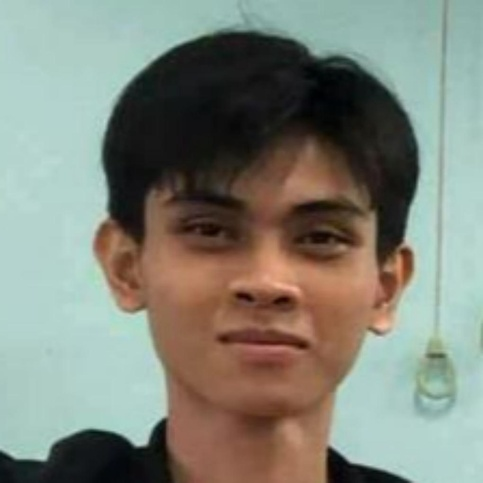
#> input picture week01/Buoi1/Anh/chupchungvoiae1.jpg, 483 x 483 px, shrunk from 1020 x 1020 before the run
$ jupyter execute --allow-errors homework1.ipynb
#> lines starting #> are read from the running program, lines starting #| are printed output that depends on the picture; long printed decimals are rounded
#> `tmp = np.array(Image.open("Anh/" + str(x)).convert("L"), dtype = float)`:
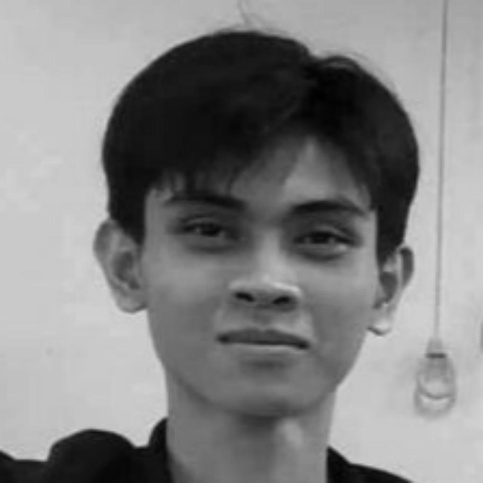
#> tmp: shape (483, 483) float64; min 1, max 213, mean 130.8
#> pass 2 of the loop `for x in data:`:
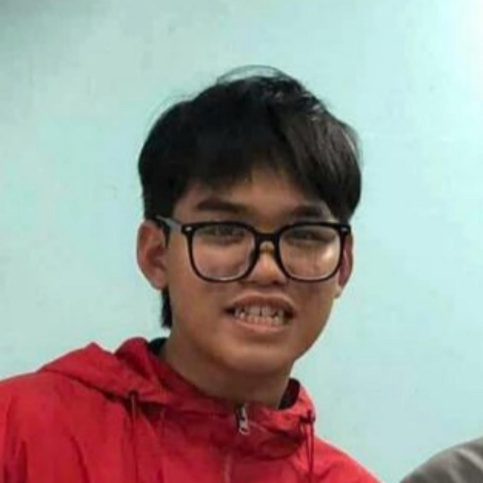
#> input picture week01/Buoi1/Anh/chupchungvoiae2.jpg, 483 x 483 px, shrunk from 1020 x 1020 before the run
#> `tmp = np.array(Image.open("Anh/" + str(x)).convert("L"), dtype = float)`:
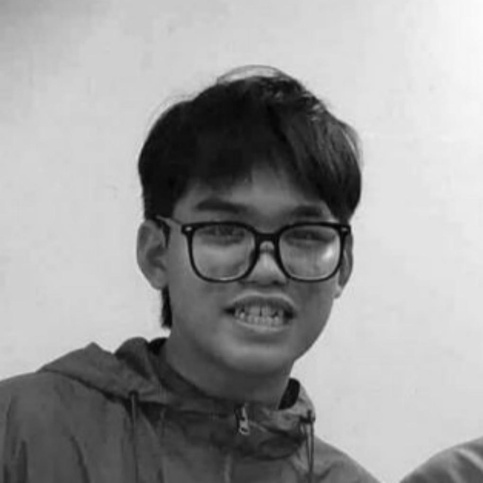
#> tmp: shape (483, 483) float64; min 2, max 252, mean 153.1
#> pass 3 of the loop `for x in data:`:
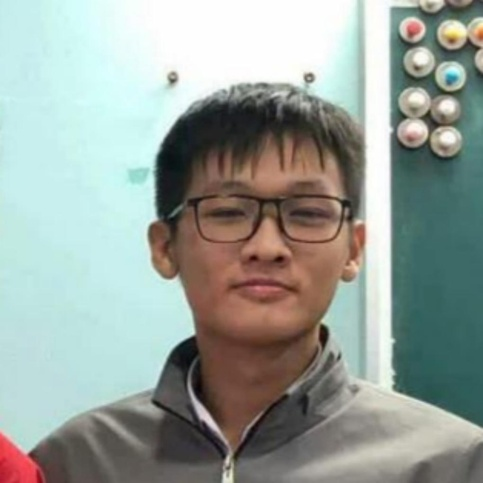
#> input picture week01/Buoi1/Anh/chupchungvoiae3.jpg, 483 x 483 px, shrunk from 1020 x 1020 before the run
#> `tmp = np.array(Image.open("Anh/" + str(x)).convert("L"), dtype = float)`:
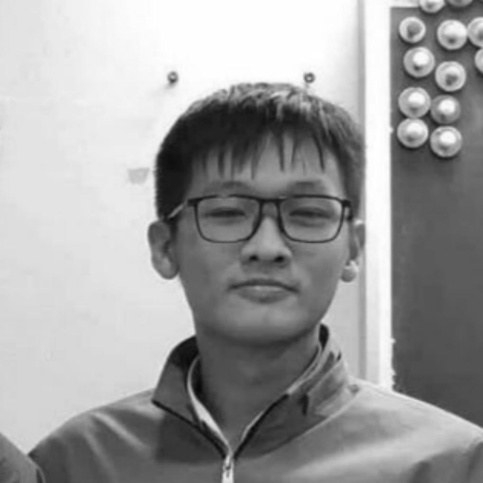
#> tmp: shape (483, 483) float64; min 5, max 255, mean 158.1
[cell 1]
import numpy as np
import matplotlib.pyplot as plt
from PIL import Image

Task 1

[cell 2]
data = [
    "chupchungvoiae1.jpg",
    "chupchungvoiae2.jpg",
    "chupchungvoiae3.jpg",
    "chupchungvoiae4.jpg",
    "chupchungvoiae5.jpg",
    "chupchungvoiae6.jpg",
    "chupchungvoiae7.jpg",
    "chupchungvoiae8.jpg"
]

Task 1.1

[cell 3]
X = []
m = len(data)
#> (the rest of this cell did not finish here and is left out)

Ở đây các ảnh đã được đồng nhất về kích thước 1020 x 1020

Khi chạy chương trình, ảnh được mã hóa thành mảng 1 chiều kích thước 1020 x 1020 = 104040, tương ứng với việc lưu giá trị của 1040400 pixel của ảnh

Hàng của ma trận X đại diện cho thông tin đã được mã hóa của 1 ảnh (có 8 hàng tương ứng 8 ảnh)

Cột của ma trận X đại diện cho dữ liệu tại vị trí pixel đó (đã được duỗi phẳng đưa về mảng 1 chiều) (có 1040400 cột tương ứng 1040400 pixel)

Task 1.2

#> (a cell that did not finish here is left out)

Task 1.3

[cell 5]
def cosine_similarity(X, Y = None):
    if Y is None:
        return X
    X = X/np.linalg.norm(X, axis = 1, keepdims = True)
    Y = Y/np.linalg.norm(Y)
    return X @ Y.T

Task 1.4

[cell 6]
def search(query, top_k = 3):
    sims = cosine_similarity(X, query)
    idx = np.argsort(sims)[::-1][:top_k]
    return [("chupchungvoiae" + str(i + 1), round(float(sims[i]), 3)) for i in idx]

Task 1.4

#> (a cell that did not finish here is left out)

#> (a cell that did not finish here is left out)

Task 1.5:
Nhận xét:
- Ảnh query với ảnh chupchungvoiae5 là giống nhau nhất, kết quả khớp với trực giác
- Ảnh query với ảnh chupchungvoiae2 là khác nhau nhất, kết quả khớp với trực giác

Task 2

Task 2.1

[cell 9]
T = np.array([
    [1, 1],
    [1, 2],
    [-1, -3],
    [-3, -4],
    [4, -2],
    [3, 4],
    [4, 2]
])
#> T = [[1, 1], [1, 2], [-1, -3], [-3, -4], [4, -2], [3, 4], [4, 2]]
#| [[ 1  1]
#|  [ 1  2]
#|  [-1 -3]
#|  [-3 -4]
#|  [ 4 -2]
#|  [ 3  4]
#|  [ 4  2]]

[cell 10]
def quay(T, theta):
    R = np.array([[np.cos(theta), - np.sin(theta)],[np.sin(theta), np.cos(theta)]])
    return T @ R

[cell 11]
def cogian(T, k):
    if k == 0:
        return T
    S = np.array([[k, 0], [0, k]])
    return T @ S

[cell 12]
def ve(T):
    plt.scatter(T[:, 0], T[:, 1])
    plt.axhline(y = 0)
    plt.axvline(x = 0)
    plt.xlabel("x")
    plt.ylabel("y")
    plt.grid(True)
    plt.axis("equal")
    plt.show()
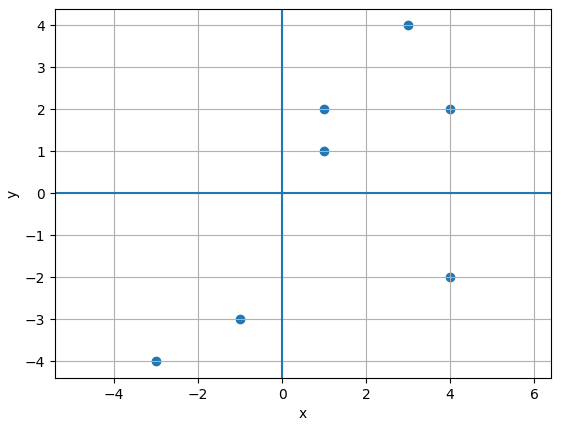
#> figure drawn by matplotlib, 1 panel

[cell 13]
print("Trước khi thực hiện các phép biến đổi:")
print(T)
ve(T)
T_r = quay(T, 30)
#> T_r = [[-0.834, 1.14], [-1.82, 1.3], [2.81, -1.45], [3.49, -3.58], [2.59, 3.64], [-3.49, 3.58], [-1.36, 4.26]]
print("Sau khi thực hiện phép quay:")
print(T_r)
#| [[-0.8338  1.142]
#|  [-1.822   1.297]
#|  [ 2.810 -1.451]
#|  [ 3.489 -3.581]
#|  [ 2.593  3.644 ]
#|  [-3.489  3.581]
#|  [-1.359  4.261 ]]
ve(T_r)
#> in ve (call 2), `plt.show()`:
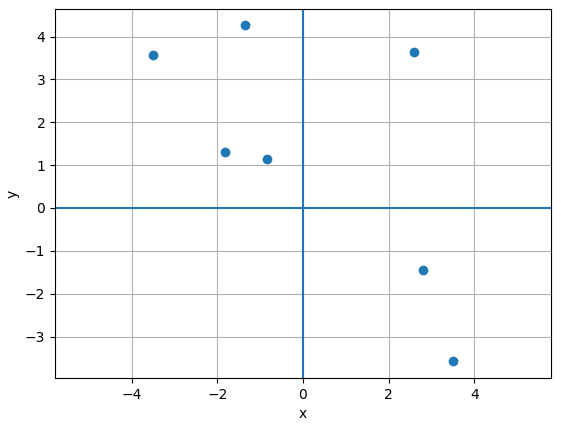
#> figure drawn by matplotlib, 1 panel
print("Sau khi thực hiện phép co giãn")
T_s = cogian(T, 2)
#> T_s = [[2, 2], [2, 4], [-2, -6], [-6, -8], [8, -4], [6, 8], [8, 4]]
print(T_s)
#| [[ 2  2]
#|  [ 2  4]
#|  [-2 -6]
#|  [-6 -8]
#|  [ 8 -4]
#|  [ 6  8]
#|  [ 8  4]]
ve(T_s)

Task 1.2 + 1.3 + 1.4

[cell 14]
def reconstruct(X, k):
    U, S, Vt = np.linalg.svd(X, full_matrices=False)
    m, n = X.shape
    error = np.linalg.norm(S[k:]) /np.linalg.norm(S)
    tilenen = (m * n)/(k*(m + n + 1))
    nangluongtichluy = np.sum(S[:k]**2)/np.sum(S**2)
    return ( U[:, :k] * S[:k] ) @ Vt[:k, :], tilenen, error, nangluongtichluy

[cell 15]
def vedothi(K, L):
    plt.scatter(K, L)
    plt.axhline(y = 0)
    plt.axvline(x = 0)
    plt.xlabel("k")
    plt.ylabel("Giá trị")
    plt.grid(True)
    plt.show()

[cell 16]
A = np.array(Image.open("Anh/anhlon.jpg").convert("L"), dtype=float)
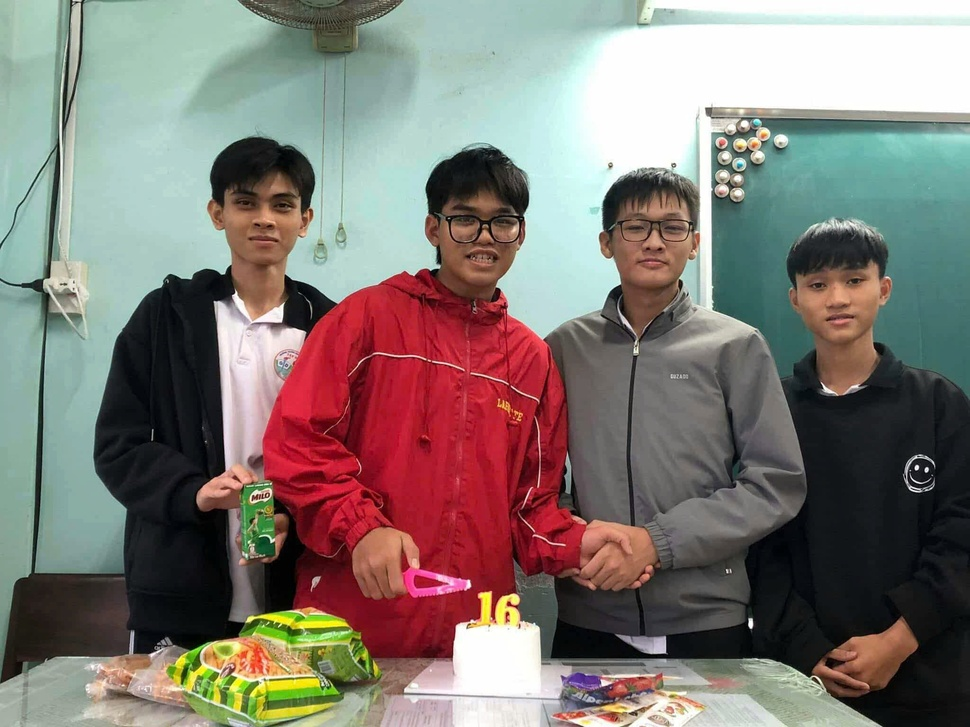
#> input picture week01/Buoi1/Anh/anhlon.jpg, 970 x 727 px, shrunk from 2048 x 1536 before the run
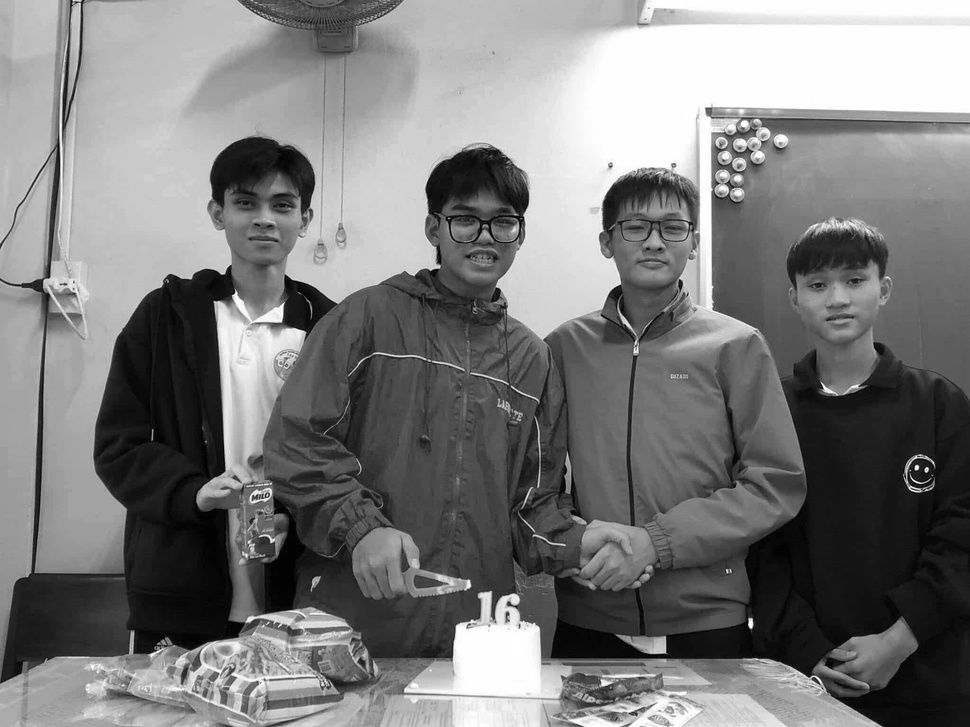
#> A: shape (727, 970) float64; min 0, max 255, mean 123.3
plt.imshow(A, cmap="gray")
plt.axis("off")
plt.show()
list_K = [5, 20, 50]
tilenen = []
saiso = []
nangluongtichluy = []
for k in list_K:
    a, tile, sai, nangluong = reconstruct(A, k)
    tilenen.append(tile)
    saiso.append(sai)
    nangluongtichluy.append(nangluong)
    plt.imshow(a, cmap="gray")
    plt.axis("off")
    plt.show()
#> this loop made 3 passes
#> (error in reconstruct, nangluongtichluy in reconstruct, tile, sai, nangluong) on passes 1 to 3: (0.217, 0.953, 83.06, 0.217, 0.953), (0.121, 0.985, 20.77, 0.121, 0.985), (0.0775, 0.994, 8.31, 0.0775, 0.994)
#> pass 1, in reconstruct, `U, S, Vt = np.linalg.svd(X, full_matrices=False)`:
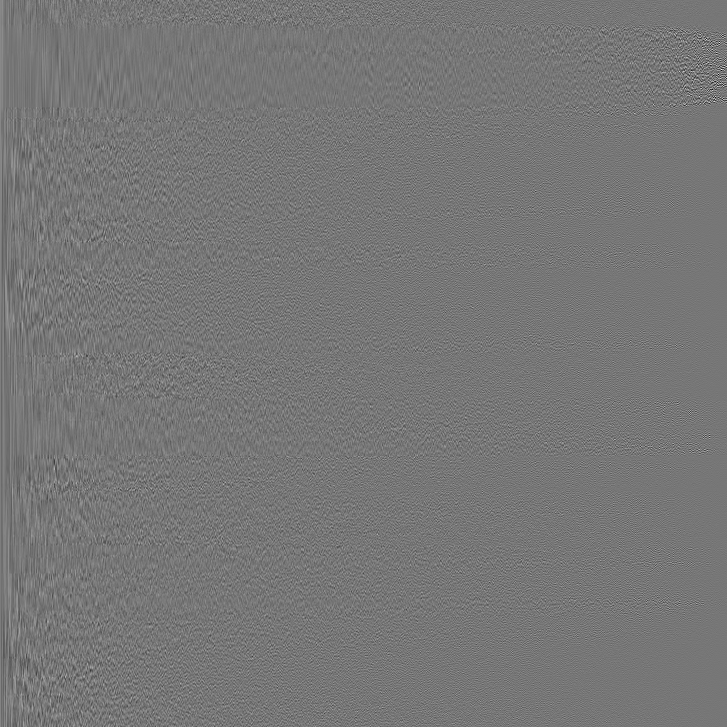
#> U: shape (727, 727) float64; min -0.387, max 0.442, mean 3.63e-05; drawn with min black and max white
#> pass 1, in reconstruct, `U, S, Vt = np.linalg.svd(X, full_matrices=False)`:
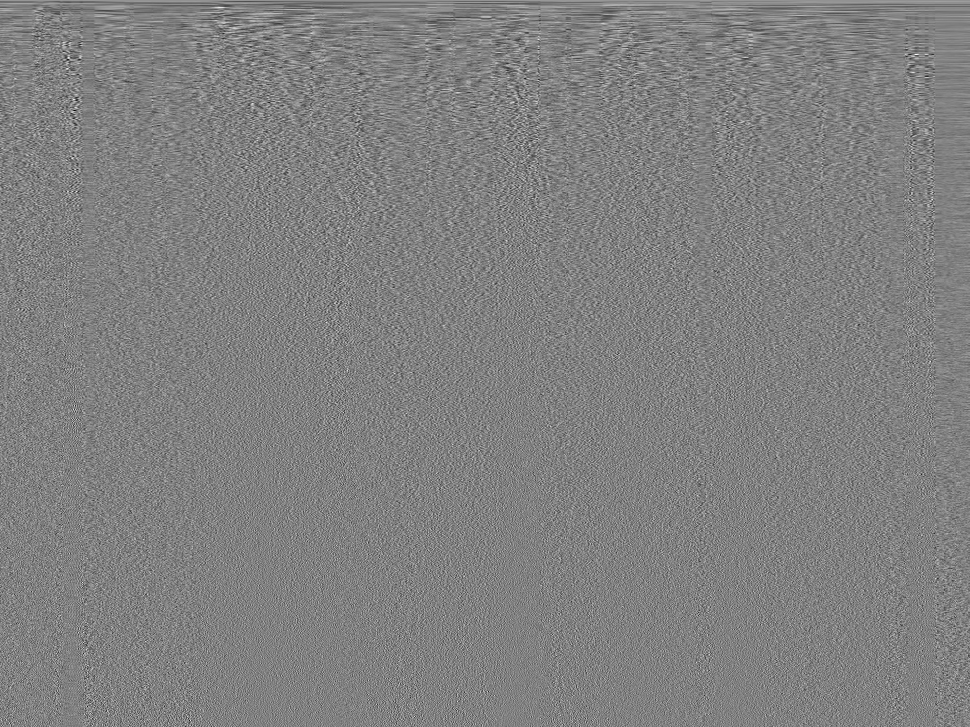
#> Vt: shape (727, 970) float64; min -0.212, max 0.208, mean 3.45e-05; drawn with min black and max white
#> pass 1, `a, tile, sai, nangluong = reconstruct(A, k)`:
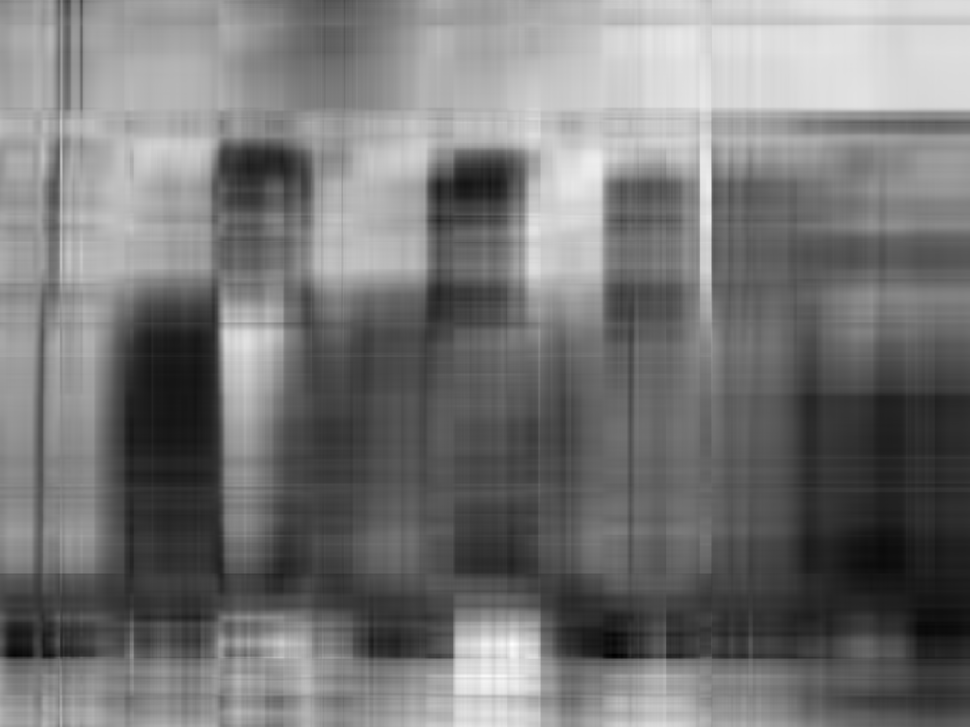
#> a: shape (727, 970) float64; min -28.03, max 297.8, mean 123.3; drawn with min black and max white
#> pass 2, `a, tile, sai, nangluong = reconstruct(A, k)`:
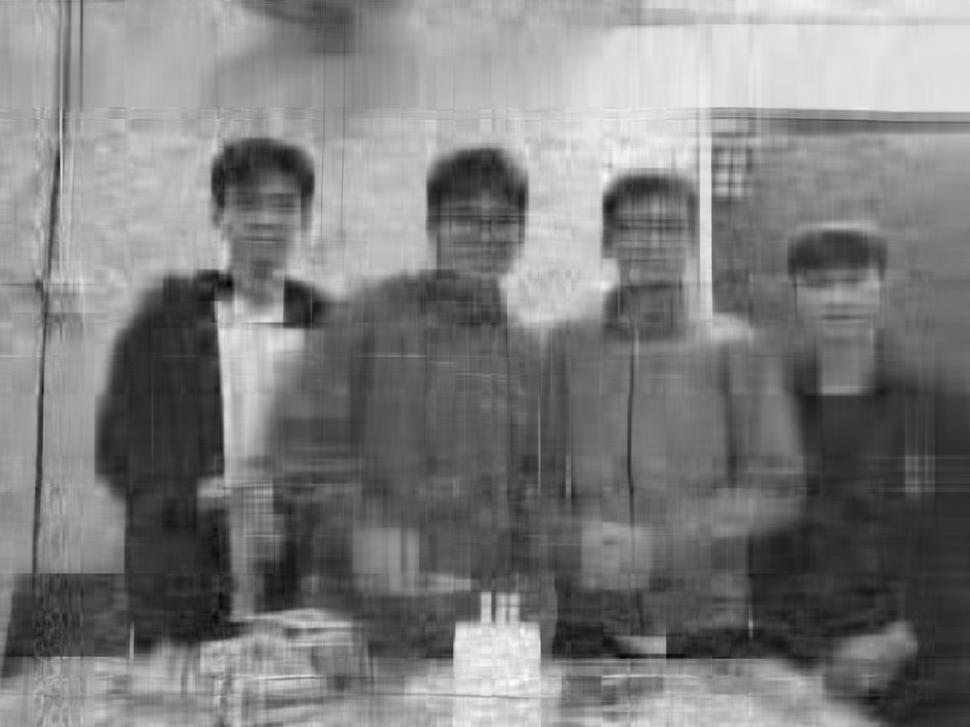
#> a: shape (727, 970) float64; min -45.5, max 296.2, mean 123.3; drawn with min black and max white
#> after the loop, nangluongtichluy = [0.953, 0.985, 0.994]; saiso = [0.217, 0.121, 0.0775]; tilenen = [83.06, 20.77, 8.31]
print("Các giá trị k:")
print(list_K)
print("Các giá trị tỉ lệ nén tương ứng:")
print(tilenen)
#| [83.061, 20.765, 8.306]
print("Các giá trị sai số tương ứng:")
print(saiso)
#| [0.2165, 0.121, 0.07747]
print("Các giá trị năng lượng tích lũy tương ứng:")
print(nangluongtichluy)
#| [0.9531, 0.9854, 0.994]
print("Đồ thị sai số:")
vedothi(list_K, saiso)
print("Đồ thị năng lượng tích lũy:")
vedothi(list_K, nangluongtichluy)
#> in vedothi (call 2), `plt.show()`:
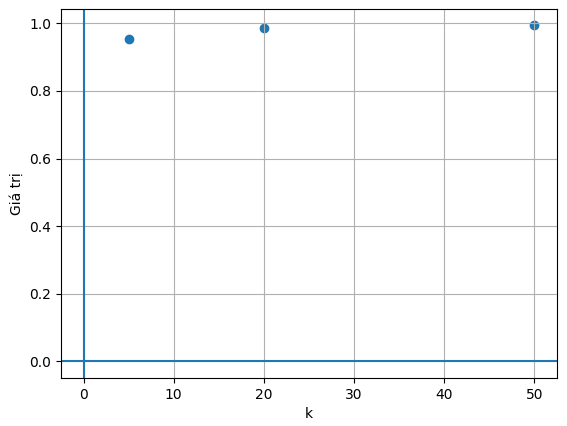
#> figure drawn by matplotlib, 1 panel
